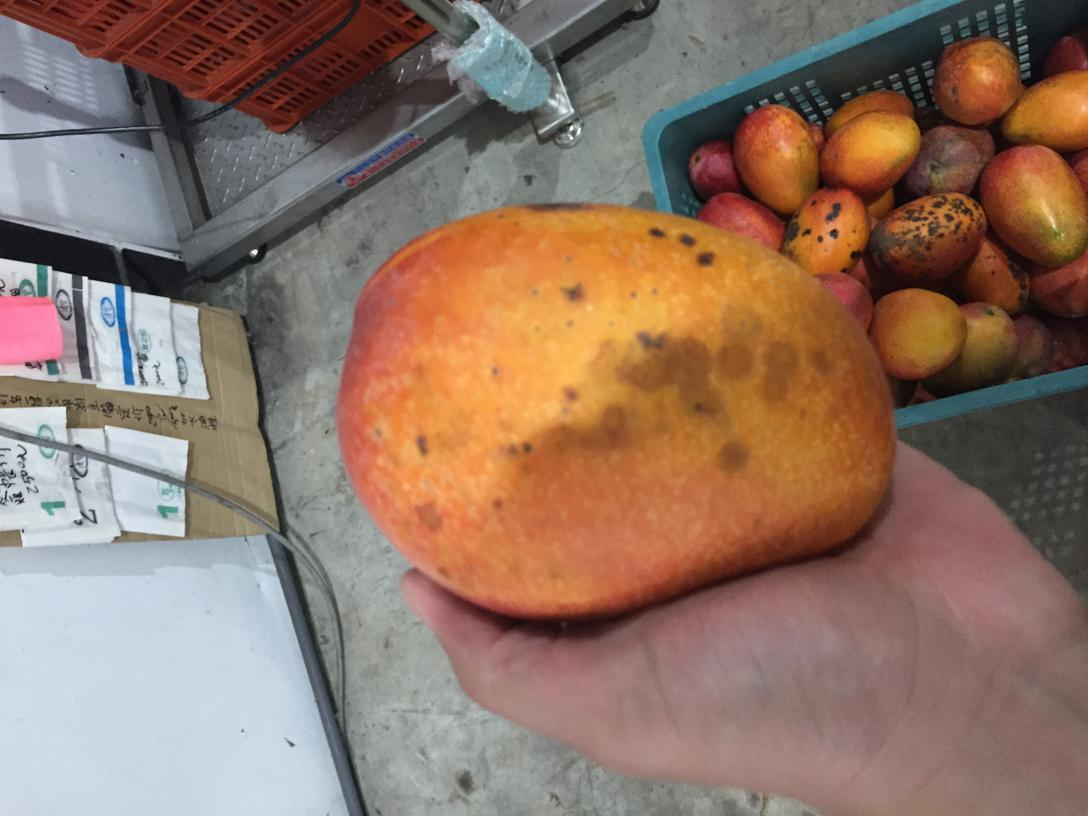
#> input picture opencv/notebooks/D-Plant2_0610_65.jpg, 1088 x 816 px, given in place of Video.mp4, which was not available
$ jupyter execute capture_camera.ipynb   (text cells are left out)
#> lines starting #> are read from the running program, lines starting #| are printed output that depends on the picture; pictures that were not available may be replaced by others from this repository, and a replacement may not be noted
[cell 1]
from IPython.display import display, Javascript
from google.colab.output import eval_js
from base64 import b64decode

def take_photo(filename='photo.jpg', quality=0.8):
  js = Javascript('''
    async function takePhoto(quality) {
      const div = document.createElement('div');
      const capture = document.createElement('button');
      capture.textContent = 'Capture';
      div.appendChild(capture);

      const video = document.createElement('video');
      video.style.display = 'block';
      const stream = await navigator.mediaDevices.getUserMedia({video: true});

      document.body.appendChild(div);
      div.appendChild(video);
      video.srcObject = stream;
      await video.play();

      // Resize the output to fit the video element.
      google.colab.output.setIframeHeight(document.documentElement.scrollHeight, true);

      // Wait for Capture to be clicked.
      await new Promise((resolve) => capture.onclick = resolve);

      const canvas = document.createElement('canvas');
      canvas.width = video.videoWidth;
      canvas.height = video.videoHeight;
      canvas.getContext('2d').drawImage(video, 0, 0);
      stream.getVideoTracks()[0].stop();
      div.remove();
      return canvas.toDataURL('image/jpeg', quality);
    }
    ''')
  display(js)
  data = eval_js('takePhoto({})'.format(quality))
  binary = b64decode(data.split(',')[1])
  with open(filename, 'wb') as f:
    f.write(binary)
  return filename

[cell 2]
from IPython.display import Image
try:
  filename = take_photo()
  print('Saved to {}'.format(filename))

  # Show the image which was just taken.
  display(Image(filename))
except Exception as err:
  # Errors will be thrown if the user does not have a webcam or if they do not
  # grant the page permission to access it.
  print(str(err))

[cell 3]
# Necessary imports
import numpy as np
import cv2
import matplotlib.pyplot as plt
# If we are working in Google colab, we can display our captured frame
# with a function cv2_imshow(). If not, we use the function cv2.imshow().
from google.colab.patches import cv2_imshow

[cell 4]
# Create a VideoCapture object
cap=cv2.VideoCapture("Video.mp4")
# Capture or input video frame-by-frame
for i in range(10):
  ret, frame=cap.read()
#> this loop made 10 passes
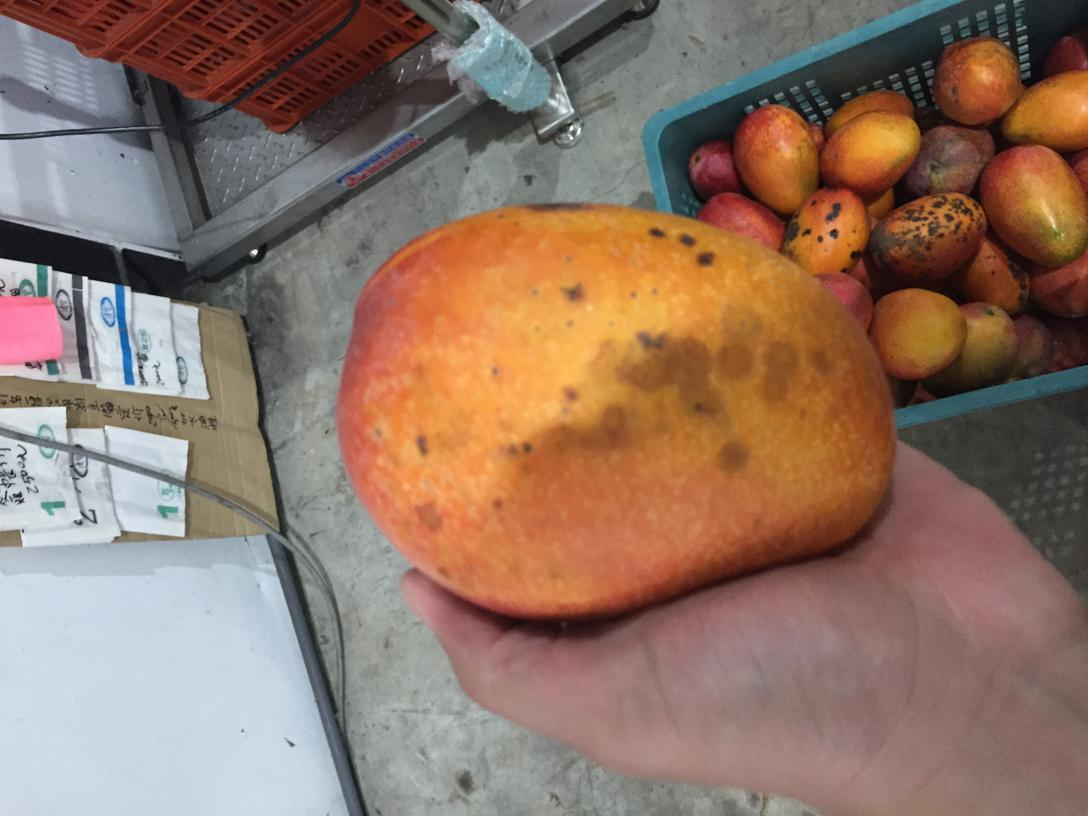
#> input picture opencv/notebooks/D-Plant2_0610_65.jpg, 1088 x 816 px, given in place of Video.mp4, which was not available
  # Display the captured frame
cv2_imshow(frame)
#> frame is the input picture: shape (816, 1088, 3); mean B, G, R 102.7, 116.9, 143.3

[cell 5]
# Create a Videocapture object
# we want to access a video camera
cap=cv2.VideoCapture(0)

[cell 6]
print(cap.get(cv2.CAP_PROP_FRAME_HEIGHT))

[cell 7]
#print(cap.get(cv2.CAP_PROP_FRAME_WIDTH))

[cell 8]
#print(cap.get(cv2.CAP_PROP_FPS))

[cell 9]
# Loop that runs until we reach an end of a video
while(True):
  ret, frame=cap.read()
# We will use this command if we are working in Python
# on our computer
# We would use command cv2_imshow(frame) for Google colab
# but it would not make much sense because Colab is
# not perfect to display a video. So, for this example, we
# recommend to use standalone Python installation (e.g. Anaconda)
  cv2.imshow("Web cam", frame)
  # When we press Q on our keyboard to exit video
  if cv2.waitKey(1) & 0xFF == ord('q'):
#> (key q is pressed here)
      break
# Release the video capture object
cap.release()

# Closes all the frames
cv2.destroyAllWindows()

[cell 10]
# Infinite loop that runs until video is turned off
while(True):
  ret, frame=cap.read()
  gray_frame = cv2.cvtColor(frame, cv2.COLOR_BGR2GRAY)
# This command we use if we work in Python
# on our computer
# We could use command cv2_imshow(frame) for Google Colab,
# but it would not make much sense because Colab is
# not perfect to display a video
  cv2.imshow("Web cam",frame)
  cv2.imshow("grayscale video",gray_frame)
  # When we press Q on our keyboard we will exit a video
  if cv2.waitKey(1) & 0xFF == ord('q'):
#> (key q is pressed here)
      break
# Release the video capture object
cap.release()

# Closes all the frames
cv2.destroyAllWindows()

[cell 11]
cap=cv2.VideoCapture(0)
# Define the codec and create VideoWriter object
fourcc = cv2.VideoWriter_fourcc('X', 'V', 'I', 'D')
out = cv2.VideoWriter('output.avi', fourcc, 20, (640,480))

[cell 12]
while(True):
  ret, frame=cap.read()
  cv2.imshow("Camera", frame)
  out.write(frame)
  # Press Q on keyboard to exit
  if cv2.waitKey(1) & 0xFF == ord('q'):
#> (key q is pressed here)
      break
# When everything done, release the video capture object
# and save the output
cap.release()
out.release()
# Closes all the windows
cv2.destroyAllWindows()

[cell 13]
cap=cv2.VideoCapture("Video.mp4")
ret, frame=cap.read()
cv2_imshow(frame)

[cell 14]
# Define the codec and create VideoWriter object
fourcc = cv2.VideoWriter_fourcc('M', 'P', '4', 'V')
out = cv2.VideoWriter('output2.mp4', fourcc, 10, (640,360))
# Spliting our chanels
(b, g, r)=cv2.split(frame)
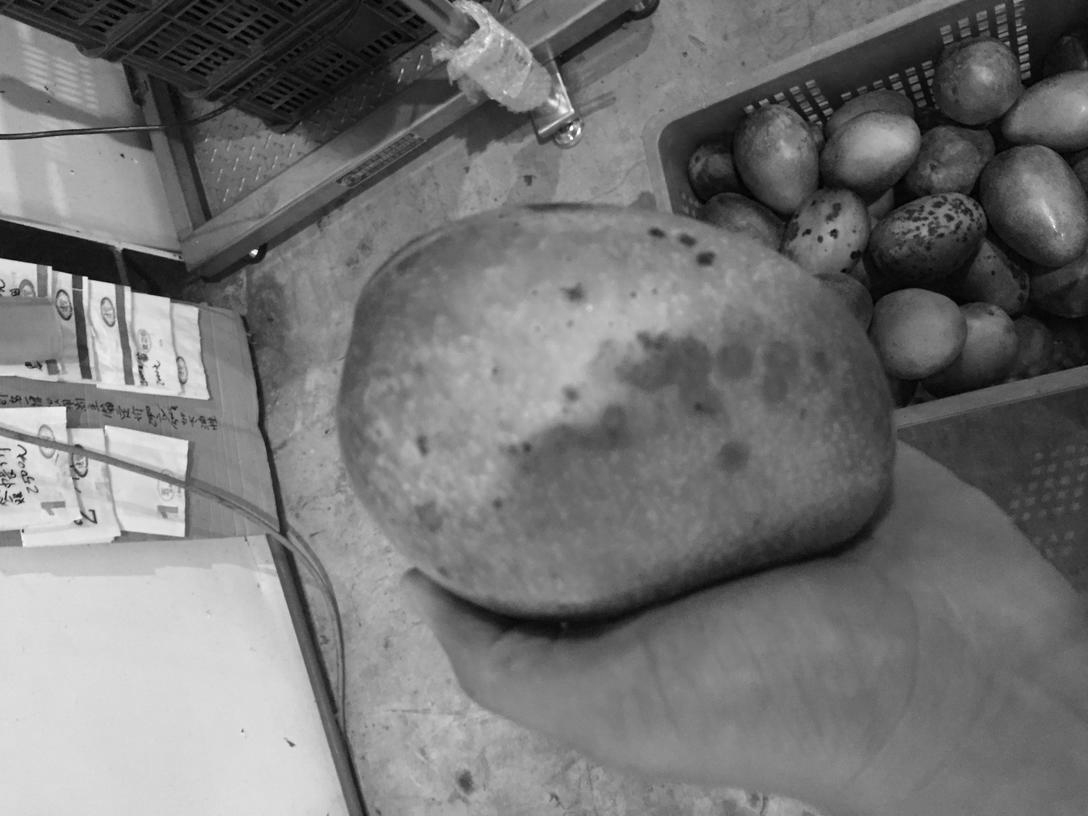
#> g: shape (816, 1088); min 0, max 255, mean 116.9
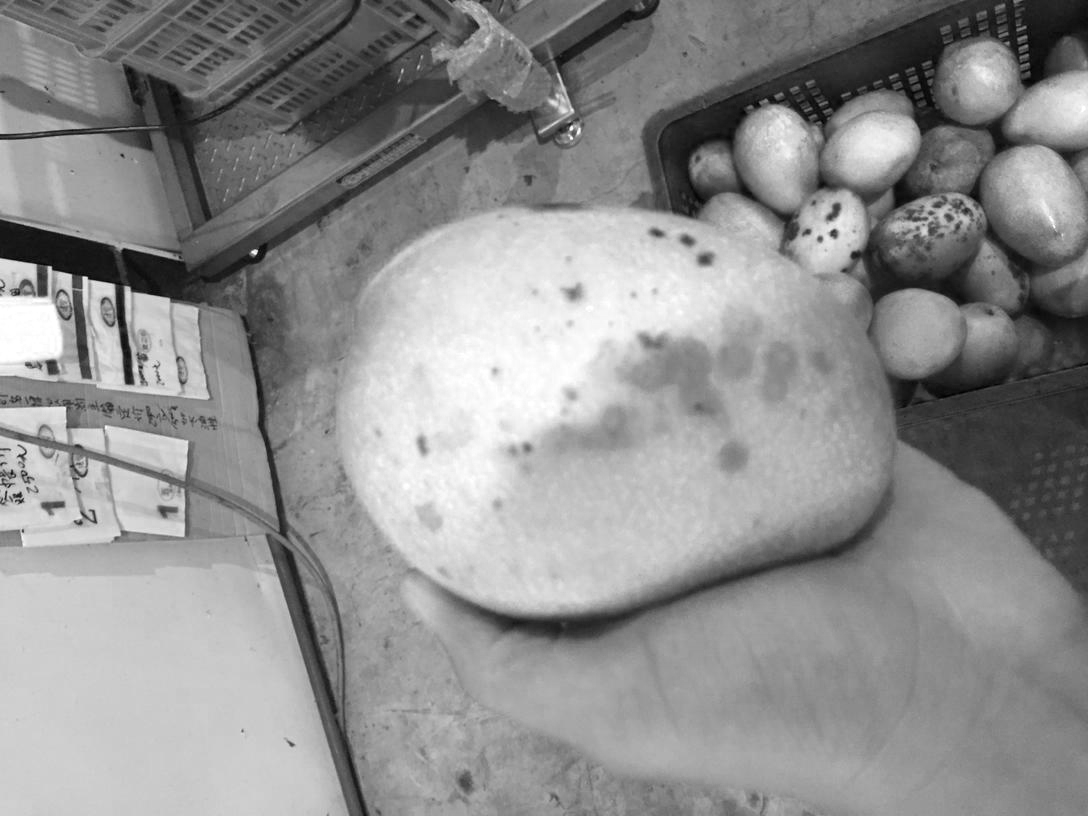
#> r: shape (816, 1088); min 0, max 255, mean 143.3
for i in range(100):
 # In every iteration increase a blue channel pixel value for 1.
  b = b+1
  frame = cv2.merge([b, g ,r ] )
  out.write(frame)
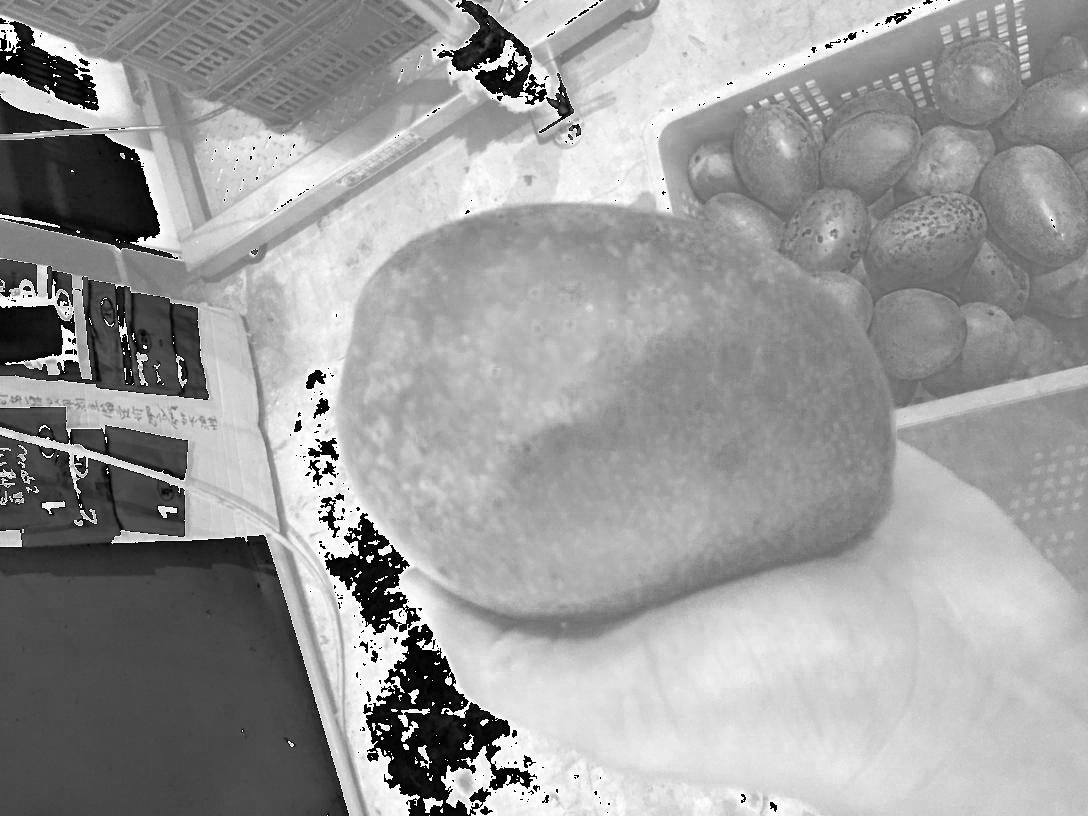
#> b: shape (816, 1088); min 0, max 255, mean 155
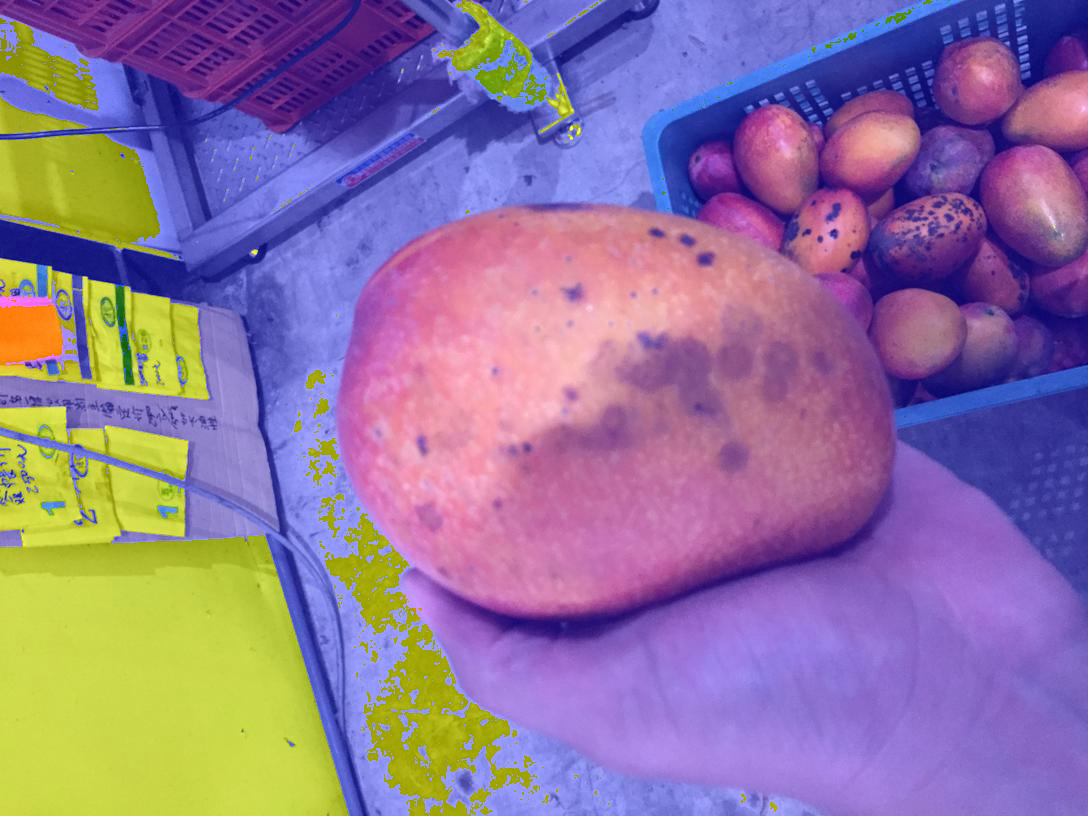
#> frame: shape (816, 1088, 3); mean B, G, R 155, 116.9, 143.3
out.release()

[cell 15]
# Create 3 images that will represent our
# blue, green and red channels
b = np.zeros((256, 256), dtype = 'uint8')
g = np.zeros((256, 256), dtype = 'uint8')
r = np.zeros((256, 256), dtype = 'uint8')

[cell 16]
fourcc = cv2.VideoWriter_fourcc('M', 'P', '4', 'V')
out = cv2.VideoWriter('output.mp4', fourcc, 10, (256,256))

for i in range(256):
# Gradually increase the intensity of the blue color
# from the first column to the last
  b[:,i] = i
# Gradually decrease the intensity of the green color
# from the first row to the last
  g[i,:] = 255 - i
  r[:,i] = 0
  frame = cv2.merge([b, g ,r ] )
  out.write(frame)
out.release()
